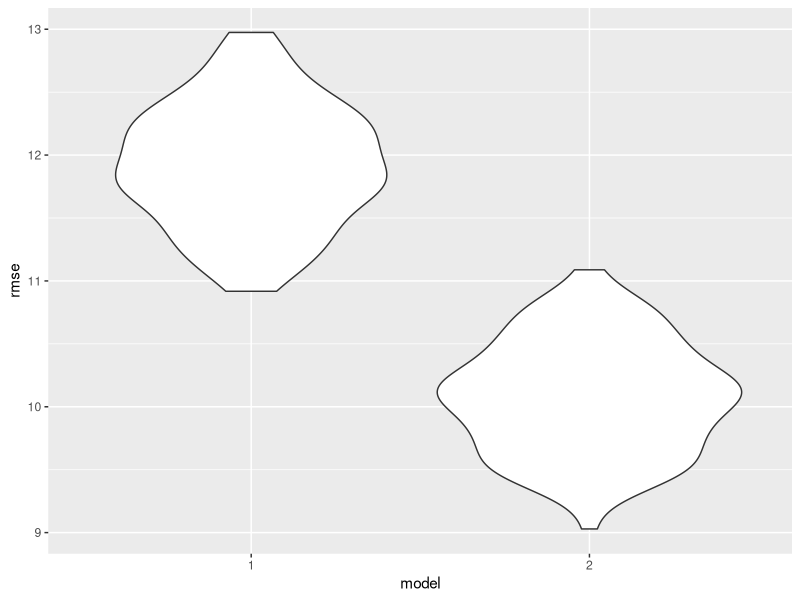
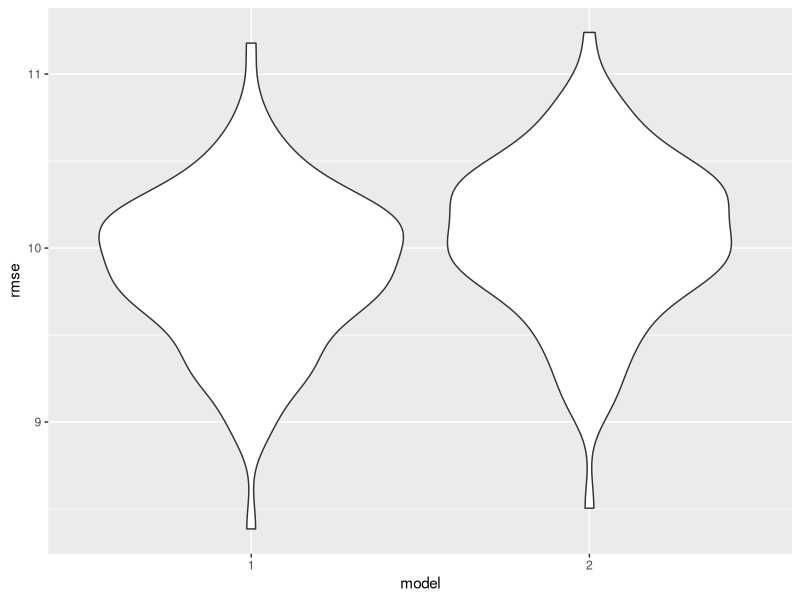

Write the R code that produced these figures, in order.
## ---- chunk 1
library(tidyverse)
library(modelr)

set.seed(1)
museum_edu_df <- read.csv("museum_edu_data.csv")
## ---- chunk 2
# Count the number of museums per zip code
museum_count_per_zip <- museum_edu_df |>
  group_by(zip_code) |>
  summarize(n_museums = n())

# Merge the museum count back into the main dataset
museum_edu_df <- left_join(museum_edu_df, museum_count_per_zip, by = c("zip_code"), suffix = c(".museum_count_per_zip", ".museum_edu_df"))

# Linear regression: Number of Museums vs Highest Educational Attainment Category
regression_model_bach <- lm(bachelors ~ n_museums, data = museum_edu_df)

# Creating Regression Model Table
regression_model_bach |>
  broom::tidy() |>
  select(term, estimate, p.value) |>
  knitr::kable(digits=10)
## ---- chunk 3
#Linear regression model: museums and medium income
regression_model_income <- lm(n_museums ~ median_income, data = museum_edu_df)

# Creating Regression Model Table
regression_model_income |>
  broom::tidy() |>
  select(term, estimate, p.value) |>
  knitr::kable(digits=10)
## ---- chunk 4
#linear regression model testing for confounding
model3 = lm(formula = bachelors ~ median_income + n_museums, data = museum_edu_df)

# Creating Regression Model Table
model3 |>
  broom::tidy() |>
  select(term, estimate, p.value) |>
  knitr::kable(digits=10)
## ---- chunk 5
cv1_df = 
  crossv_mc(museum_edu_df, 100) 

cv1_df |> 
  mutate(
    mod_1  = map(train, \(df) lm(bachelors ~ n_museums, data = museum_edu_df)),
    mod_2  = map(train, \(df) lm(bachelors ~ median_income + n_museums, data = museum_edu_df))) |> 
  mutate(
    rmse_1 = map2_dbl(mod_1, test, \(mod, df) rmse(model = mod, data = df)),
    rmse_2 = map2_dbl(mod_2, test, \(mod, df) rmse(model = mod, data = df))) |>
  select(starts_with("rmse")) |>
  pivot_longer(
    everything(), names_to="model", values_to="rmse", names_prefix="rmse_") |>
  ggplot(aes(x=model, y=rmse)) + geom_violin()
## ---- chunk 6
#linear regression model testing for confounding
model_int = lm(formula = bachelors ~ median_income + n_museums + median_income*n_museums, data = museum_edu_df)

# Creating Regression Model Table
model_int |>
  broom::tidy() |>
  select(term, estimate, p.value) |>
  knitr::kable(digits=10)
## ---- chunk 7
cv2_df = 
  crossv_mc(museum_edu_df, 100) 

cv2_df |> 
  mutate(
    mod_1  = map(train, \(df) lm(formula = bachelors ~ median_income + n_museums + median_income*n_museums, data = museum_edu_df)),
    mod_2  = map(train, \(df) lm(formula = bachelors ~ median_income + n_museums, data = museum_edu_df))) |> 
  mutate(
    rmse_1 = map2_dbl(mod_1, test, \(mod, df) rmse(model = mod, data = df)),
    rmse_2 = map2_dbl(mod_2, test, \(mod, df) rmse(model = mod, data = df))) |>
  select(starts_with("rmse")) |>
  pivot_longer(
    everything(), names_to="model", values_to="rmse", names_prefix="rmse_") |>
  ggplot(aes(x=model, y=rmse)) + geom_violin()
